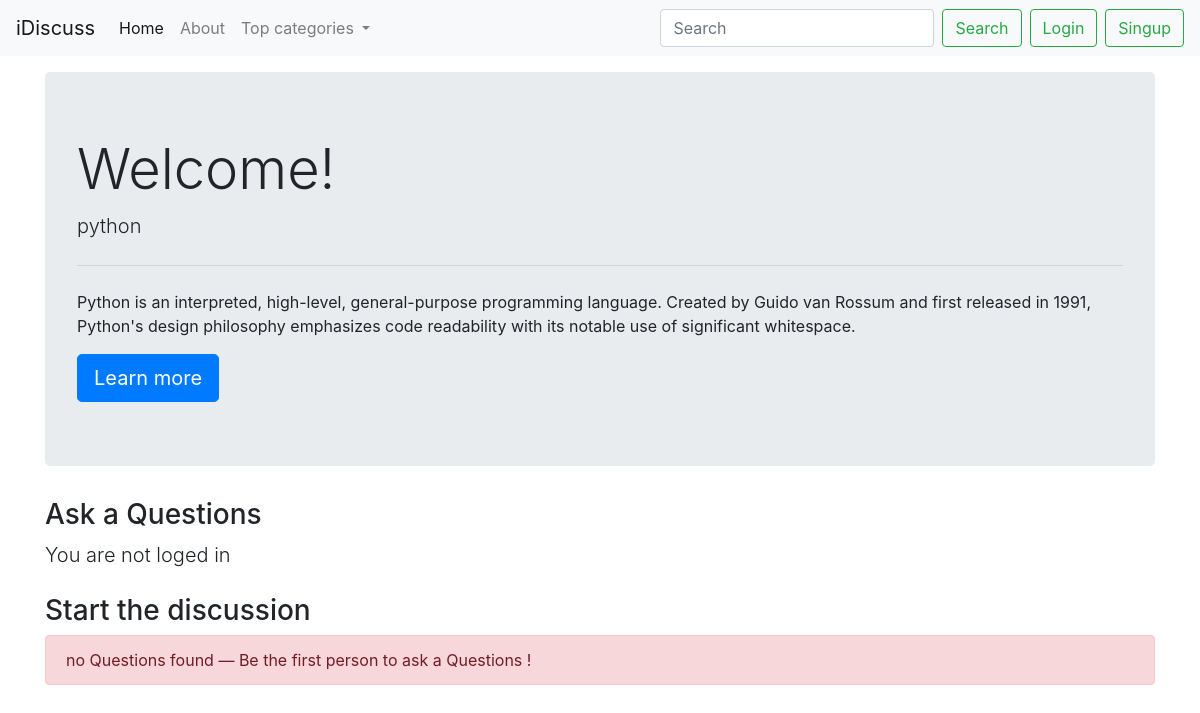
/threads.php?catid=2, run on the app's committed database.
### tables this page shows
CREATE TABLE `categories` (
  `category_id` int(11) NOT NULL,
  `category_name` varchar(100) NOT NULL,
  `category_description` varchar(500) NOT NULL,
  `date` datetime NOT NULL DEFAULT current_timestamp()
);

### threads.php (the view, shortened to what this page needs)
<!doctype html>
<html lang="en">
<head>
    <link rel="stylesheet" href="css/thread.css">
    <link rel="stylesheet" href="css/bootstrap.min.css">
</head>
<body>
    <?php include 'dbconn.php';
     include '_nav.php';?>
    <?php
    $id= $_GET['catid'];
    $sql = "SELECT * FROM `categories` WHERE category_id=$id" ;
    $result = mysqli_query($conn, $sql);
    while ($row = mysqli_fetch_assoc($result)){
        $catname= $row['category_name'];
        $catdesc= $row['category_description'];
    }
    ?>
    <div class="container mt-3 ">
        <div class="jumbotron ">
            <h1 class="display-4">Welcome!</h1>
            <p class="lead"><?php echo $catname;?></p>
            <hr class="my-4">
            <p><?php  echo $catdesc;?></p>
            <a class="btn btn-primary btn-lg" href="#" role="button">Learn more</a>
        </div>
    </div>
 <?PHP
        if(isset($_SESSION['loggedin'])  && $_SESSION['loggedin']=="true"){
       echo'<div class="container">
       <div class="box1">
        <h3>Ask a Questions</h3>
        <form action=" " method="POST">
            <div class="form-group">
                <label for="Input">Problem title</label>
                <input type="text" class="form-control" id="title" name="title" aria-describedby="title">
                <small class="form-text text-muted">write a short title</small>
            </div>
            <input type="hidden" name="sno" value="' .$_SESSION["sno"]. '">
            <div class="form-group">
            <label>Post Question</label>
            <textarea class="form-control" id="desc" name="desc" rows="3"></textarea>
        </div>
            <button type="submit" class="btn btn-success">Submit</button>
        </form>
    </div>
    </div>
        </div>';
    }
            else{
             echo'<div class="container">
               <h3>Ask a Questions</h3>
           <p class="lead">You are not loged in</p>
              </div>';
             }
              ?>
 <div class="container mt-4">
    <h3>Start the discussion</h3>
            <?php
    $noReslt= true;
        if($noReslt){
       echo '<div class="alert alert-danger" role="alert">
        no Questions found — Be the first person to ask a Questions !
       </div>' ;}
 ?>
</body>
</html>

### css/thread.css (style rules this page uses)
* { margin: 0; padding: 0; box-sizing: border-box; }

### data on the page
categories: category_name "python", category_description "Python is an interpreted, high-level, general-purpose programming language. Created by Guido van Rossum and first released in 1991, Python's design philosophy emphasizes code readability with its notable use of significant whitespace."
